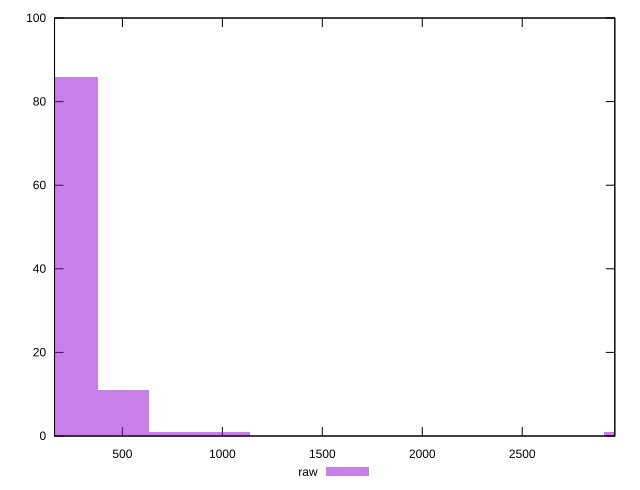

Here is the gnuplot script that generated this plot:
reset

$raw <<EOF
506.30497517487225 11
253.15248758743613 86
759.4574627623084 1
3037.8298510492336 1
1012.6099503497445 1
EOF

set key outside below
set boxwidth 253.15248758743613
set xrange [160.572:2963.203]
set yrange [0:100]
set trange [0:100]
set style fill transparent solid 0.5 noborder
set terminal svg size 640, 490 enhanced background rgb 'white'
set output "reports/report_00028_2021-02-24T12-49-42.674Z/server-response-time/samples/agenda/raw/histogram.svg"

plot $raw title "raw" with boxes

reset
